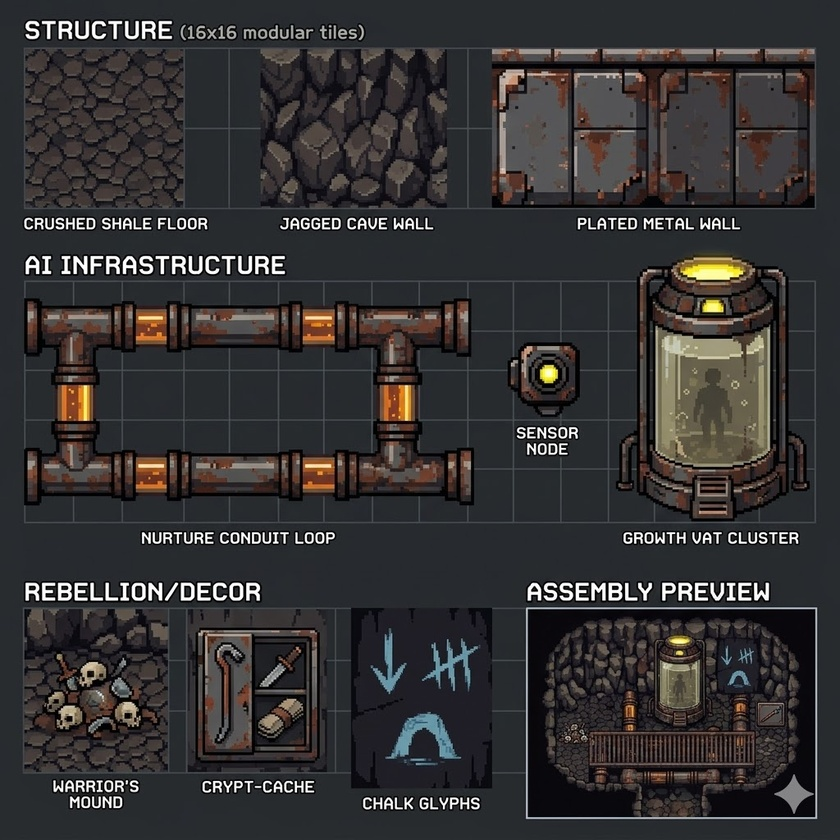
#> input picture scenes/test.jpg, 840 x 840 px, shrunk from 1024 x 1024 before the run
$ python remove_bg.py ../scenes/test.jpg
#> lines starting #> are read from the running program, lines starting #| are printed output that depends on the picture; after the words box and inside, x2 and y2 are one past the last pixel; in counts of white or black regions, pixels touching at a corner belong together
#!/usr/bin/env python3
"""
remove_bg.py — strip a solid-colour background from an image and save as PNG
             with a transparent background.

Usage
-----
    python tools/remove_bg.py <input> [output] [options]

Arguments
---------
    input           Source image (JPG, PNG, BMP, …)
    output          Output PNG path. Defaults to <input stem>.png in the same folder.

Options
-------
    --color R G B   Background colour to remove as 0-255 integers.
                    Default: auto-detected by sampling the four corners.
    --tolerance N   Max Euclidean RGB distance from the background colour before
                    a pixel is considered foreground. Default: 40.
                    • Lower  -> only pixels very close to the BG colour go transparent.
                    • Higher -> removes more, useful for compressed/noisy JPEGs.
    --feather N     Blend pixels whose distance is between (tolerance) and
                    (tolerance + N) into partial transparency for softer edges.
                    Default: 10.

Examples
--------
    # Auto-detect green screen, default settings
    python tools/remove_bg.py art/hero_sheet.jpg

    # Explicit green, tight tolerance, no feather
    python tools/remove_bg.py art/hero_sheet.jpg art/hero_sheet.png \\
        --color 0 255 0 --tolerance 30 --feather 0

    # White background
    python tools/remove_bg.py ref/pose.jpg --color 255 255 255 --tolerance 25
"""

import argparse
import math
import sys
from pathlib import Path

import numpy as np
from PIL import Image


# ── helpers ──────────────────────────────────────────────────────────────────

def sample_corners(img: Image.Image) -> tuple[int, int, int]:
    """Average the RGB of the four corner pixels to estimate background colour."""
    w, h = img.size
    corners = [
        img.getpixel((0,     0    ))[:3],
        img.getpixel((w - 1, 0    ))[:3],
        img.getpixel((0,     h - 1))[:3],
        img.getpixel((w - 1, h - 1))[:3],
    ]
    r = round(sum(c[0] for c in corners) / 4)
    g = round(sum(c[1] for c in corners) / 4)
    b = round(sum(c[2] for c in corners) / 4)
    return (r, g, b)


def remove_background(
    input_path:  Path,
    output_path: Path,
    bg_color:    tuple[int, int, int] | None = None,
    tolerance:   int = 40,
    feather:     int = 10,
) -> None:
    img = Image.open(input_path).convert("RGBA")
    w, h = img.size

    if bg_color is None:
        bg_color = sample_corners(img)
        print(f"  Auto-detected background: RGB{bg_color}")

    # Build a float32 array (H × W × 4)
    arr = np.array(img, dtype=np.float32)

    # Euclidean distance from every pixel's RGB to the background colour
    bg  = np.array(bg_color, dtype=np.float32)          # shape (3,)
    rgb = arr[:, :, :3]                                  # shape (H, W, 3)
    dist = np.sqrt(np.sum((rgb - bg) ** 2, axis=2))     # shape (H, W)

    # Hard-transparent zone: distance ≤ tolerance
    transparent = dist <= tolerance

    # Feather zone: tolerance < distance ≤ tolerance + feather  ->  ramp 1->0
    if feather > 0:
        in_feather = (dist > tolerance) & (dist <= tolerance + feather)
        # alpha fraction: 0 at inner edge, 1 at outer edge
        ramp = (dist - tolerance) / feather           # 0.0 … 1.0
        arr[:, :, 3] = np.where(transparent, 0.0,
                        np.where(in_feather, arr[:, :, 3] * ramp,
                                 arr[:, :, 3]))
    else:
        in_feather = np.zeros(dist.shape, dtype=bool)
        arr[transparent, 3] = 0.0

    # Despill: semi-transparent edge pixels often carry green fringing from JPEG
    # compression.  Cap the green channel to max(R, B) on those pixels.
    edge = (arr[:, :, 3] > 0.0) & (arr[:, :, 3] < 255.0)
    max_rb = np.maximum(arr[:, :, 0], arr[:, :, 2])
    arr[:, :, 1] = np.where(edge, np.minimum(arr[:, :, 1], max_rb), arr[:, :, 1])

    # Zero the RGB of fully-transparent pixels so GPU bilinear filtering can't
    # bleed the background colour back in at sprite edges.
    fully_transparent = arr[:, :, 3] == 0.0
    arr[fully_transparent, :3] = 0.0

    result = Image.fromarray(arr.astype(np.uint8), "RGBA")
    output_path.parent.mkdir(parents=True, exist_ok=True)
    result.save(output_path, "PNG")

    removed   = int(np.sum(transparent))
    feathered = int(np.sum(in_feather)) if feather > 0 else 0
    total     = w * h
    print(f"  {w}×{h} px — removed {removed:,} ({removed/total*100:.1f}%) "
          f"+ feathered {feathered:,} ({feathered/total*100:.1f}%)")
    print(f"  Saved -> {output_path}")


# ── CLI ───────────────────────────────────────────────────────────────────────

def main() -> None:
    parser = argparse.ArgumentParser(
        description="Remove a solid-colour background and output a transparent PNG.",
        formatter_class=argparse.RawDescriptionHelpFormatter,
        epilog=__doc__,
    )
    parser.add_argument("input",  help="Source image file")
    parser.add_argument("output", nargs="?", help="Output PNG (default: same name, .png extension)")
    parser.add_argument("--color", nargs=3, type=int, metavar=("R", "G", "B"),
                        help="Background colour (default: auto-sampled from corners)")
    parser.add_argument("--tolerance", type=int, default=40,
                        help="Hard-remove threshold 0-441 (default: 40)")
    parser.add_argument("--feather",   type=int, default=10,
                        help="Soft-edge blend width in colour units (default: 10, 0=off)")
    args = parser.parse_args()

    input_path = Path(args.input)
    if not input_path.exists():
        print(f"Error: file not found: {input_path}", file=sys.stderr)
        sys.exit(1)

    output_path = Path(args.output) if args.output else input_path.with_suffix(".png")
    if output_path == input_path:
        output_path = input_path.with_name(input_path.stem + "_nobg.png")

    bg_color = tuple(args.color) if args.color else None

    print(f"Processing: {input_path.name}")
    remove_background(input_path, output_path, bg_color, args.tolerance, args.feather)
#> in sample_corners, `corners = [ img.getpixel((0,     0    ))[:3], img.getpixel((w - 1, 0  ..`: corners = [(39, 42, 47), (40, 43, 48), (40, 44, 47), (41, 45, 48)]
#> in sample_corners, `r = round(sum(c[0] for c in corners) / 4)`: r = 40
#> in sample_corners, `g = round(sum(c[1] for c in corners) / 4)`: g = 44
#> in sample_corners, `b = round(sum(c[2] for c in corners) / 4)`: b = 48
#> in remove_background, `bg_color = sample_corners(img)`: bg_color = (40, 44, 48)
#|   Auto-detected background: RGB(40, 44, 48)
#> in remove_background, `bg  = np.array(bg_color, dtype=np.float32)`: bg = [40, 44, 48]
#> in remove_background, `dist = np.sqrt(np.sum((rgb - bg) ** 2, axis=2))`:
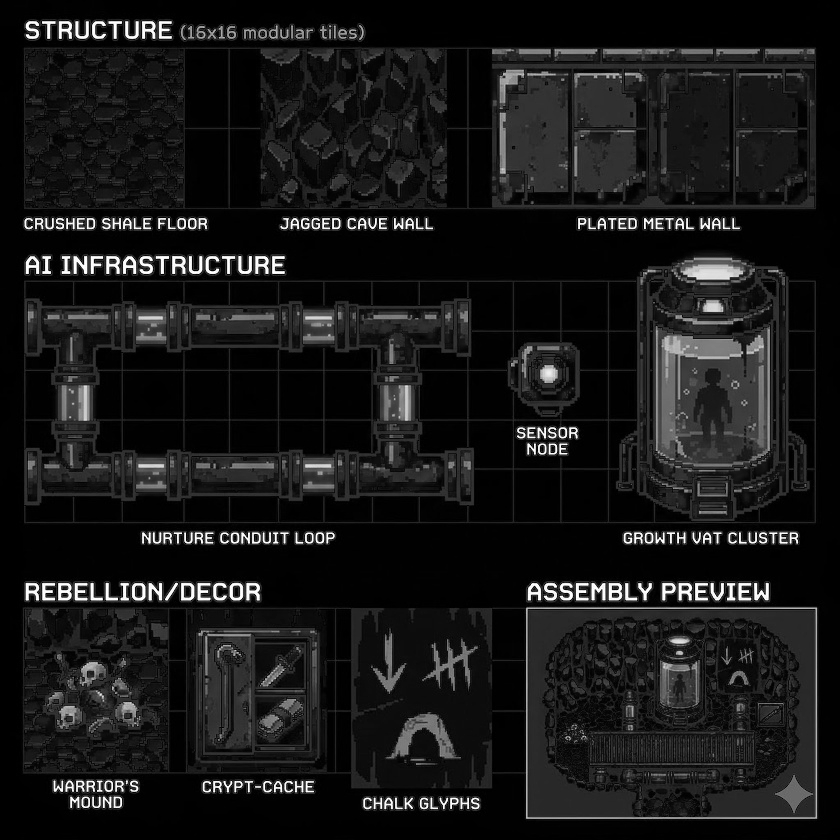
#> dist: shape (840, 840) float32; min 1, max 365.5, mean 35.8; drawn with min black and max white
#> in remove_background, `transparent = dist <= tolerance`:
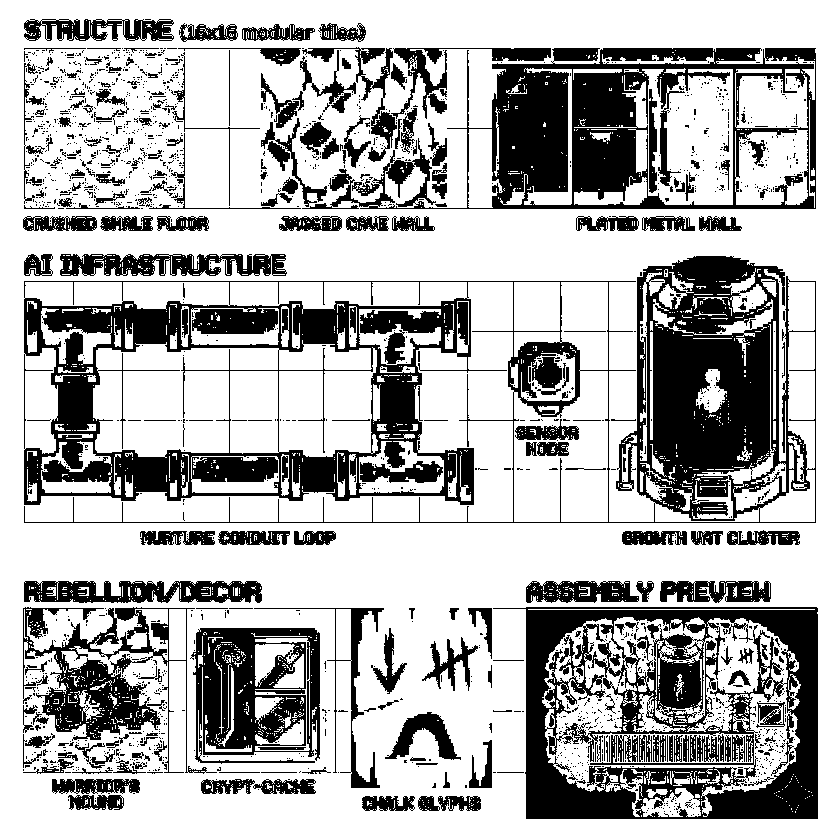
#> transparent: shape (840, 840) bool; 69.6% white; 1888 black regions (1641 under 20 px), largest, box (x1, y1, x2, y2) and area: (24, 256, 816, 523) 68042, (493, 607, 818, 819) 33582, (302, 48, 816, 209) 28997
#> in remove_background, `in_feather = (dist > tolerance) & (dist <= tolerance + feather)`:
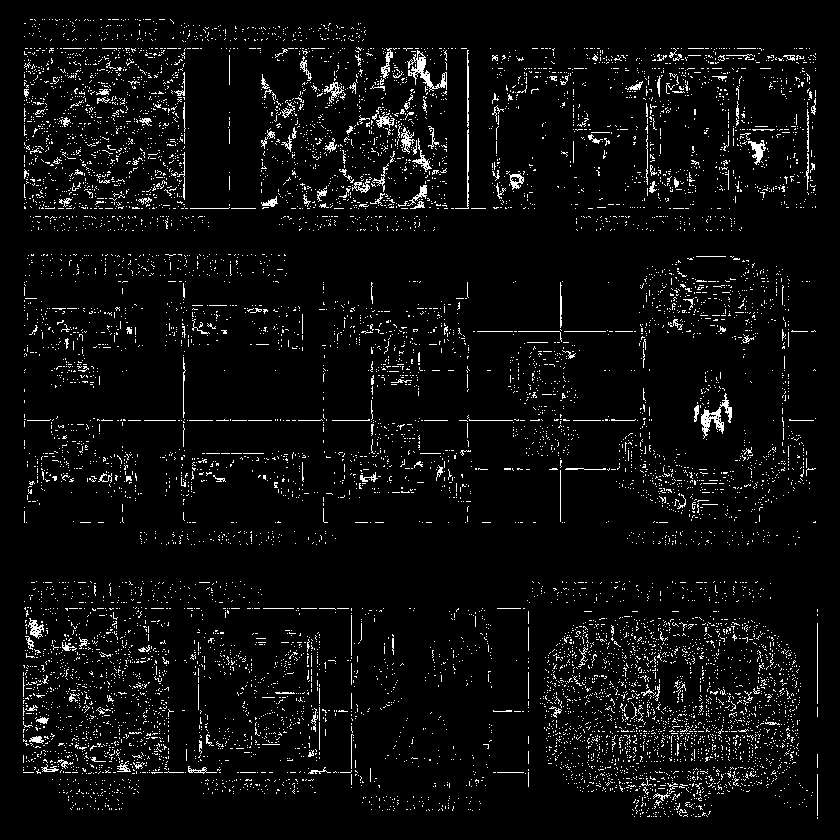
#> in_feather: shape (840, 840) bool; 4.8% white in thin lines or dots
#> in remove_background, `arr[:, :, 3] = np.where(transparent, 0.0, np.where(in_feather, arr[:, ..`:
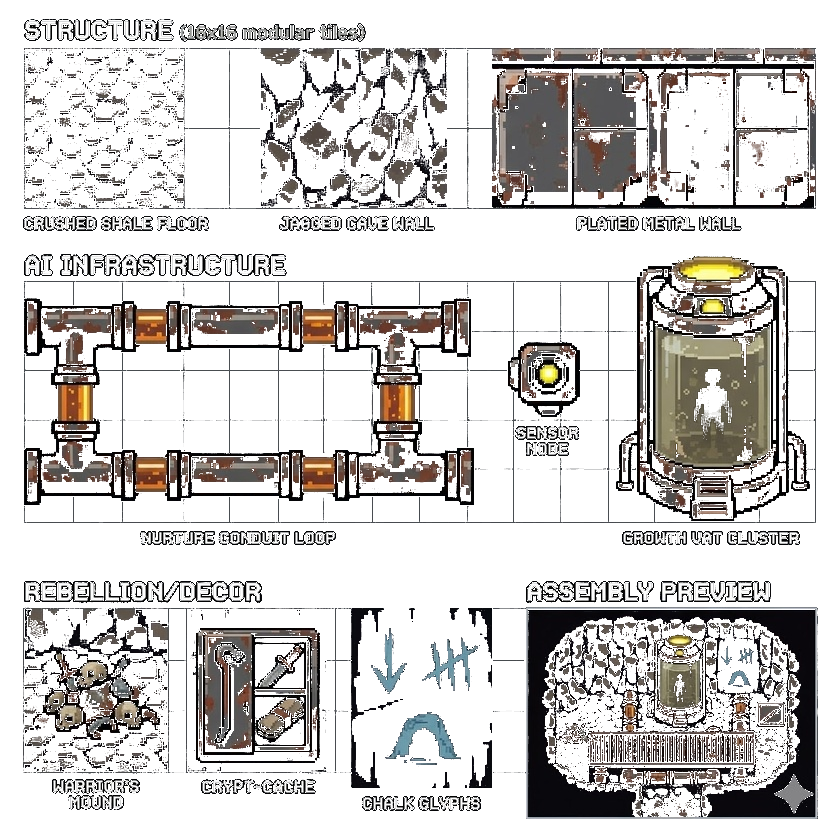
#> arr: shape (840, 840, 4) float32; mean R, G, B, A 52.8, 51, 51.5, 71.7; transparent parts drawn white
#> in remove_background, `edge = (arr[:, :, 3] > 0.0) & (arr[:, :, 3] < 255.0)`: edge: shape (840, 840) bool; 4.8% white in thin lines or dots
#> in remove_background, `max_rb = np.maximum(arr[:, :, 0], arr[:, :, 2])`:
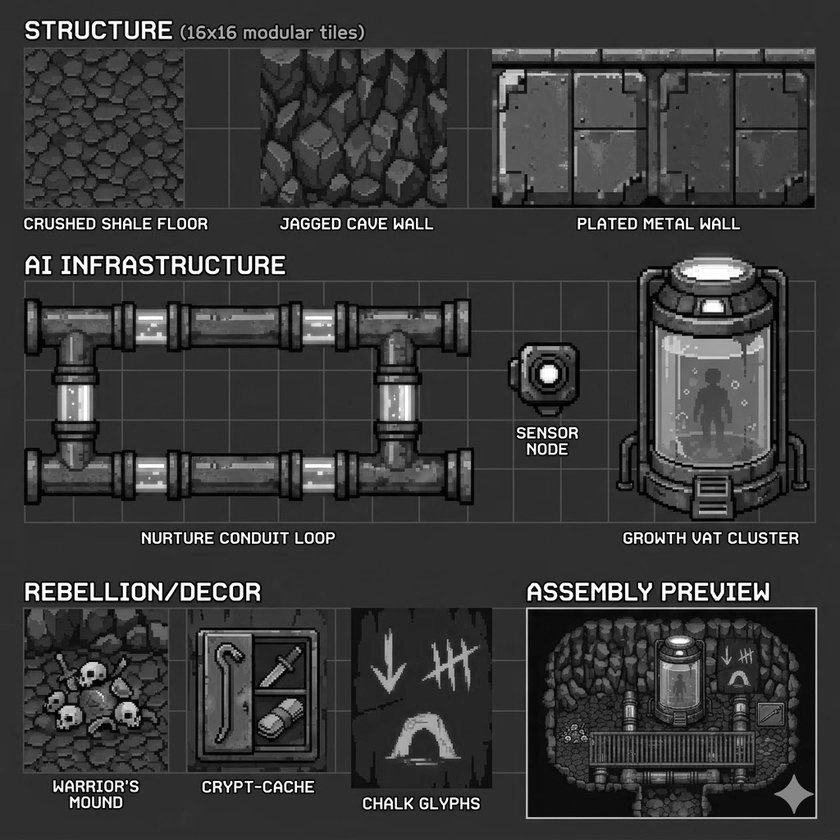
#> max_rb: shape (840, 840) float32; min 0, max 255, mean 57
#> in remove_background, `arr[:, :, 1] = np.where(edge, np.minimum(arr[:, :, 1], max_rb), arr[:,..`: arr: shape (840, 840, 4) float32; 0.06% of pixels changed, all inside (x1, y1, x2, y2) = (23, 25, 808, 810)
#> in remove_background, `removed   = int(np.sum(transparent))`: removed = 490944
#> in remove_background, `feathered = int(np.sum(in_feather)) if feather > 0 else 0`: feathered = 33597
#|   840×840 px — removed 490,944 (69.6%) + feathered 33,597 (4.8%)


if __name__ == "__main__":
    main()
